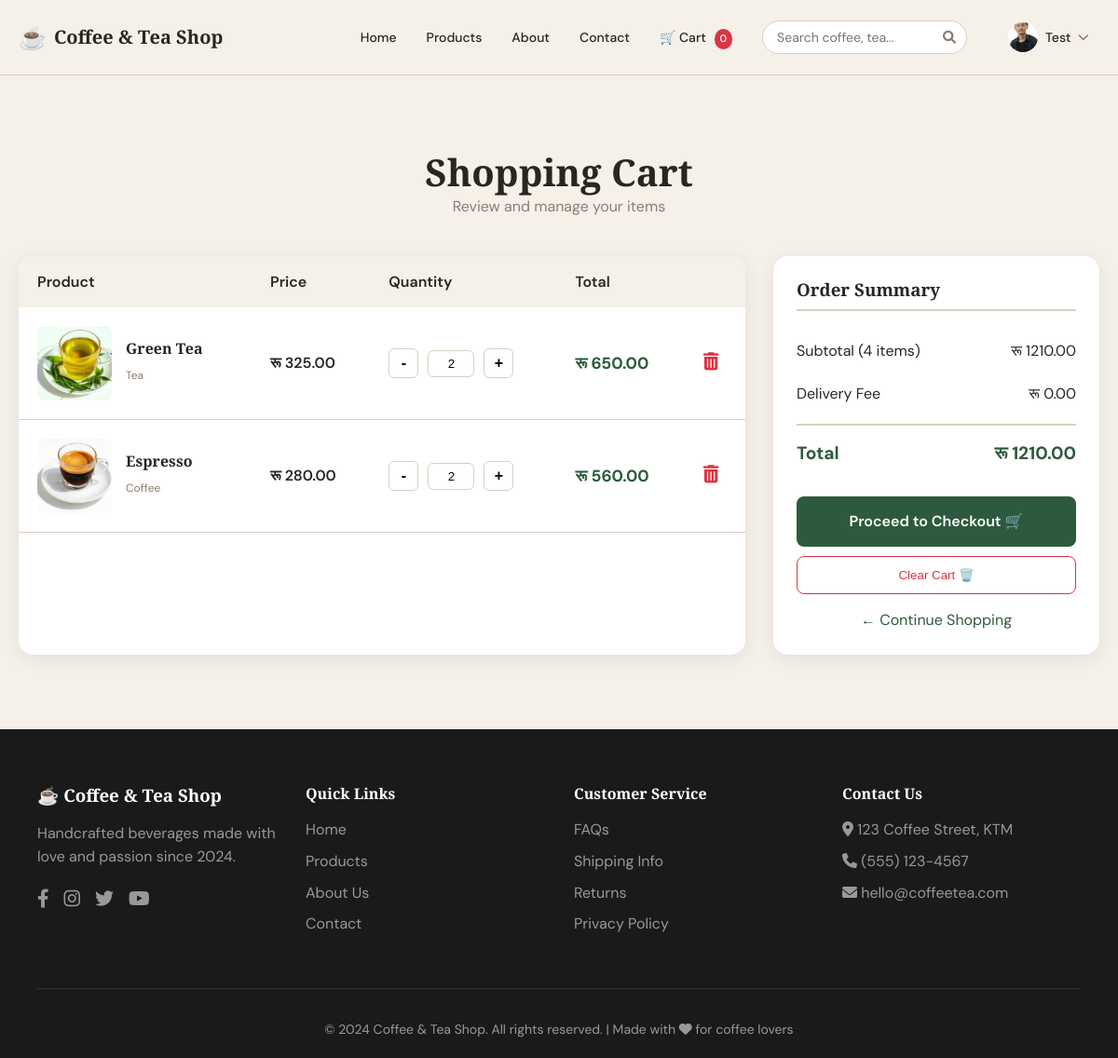
Page /cart/ (signed in) on the earlier database version.
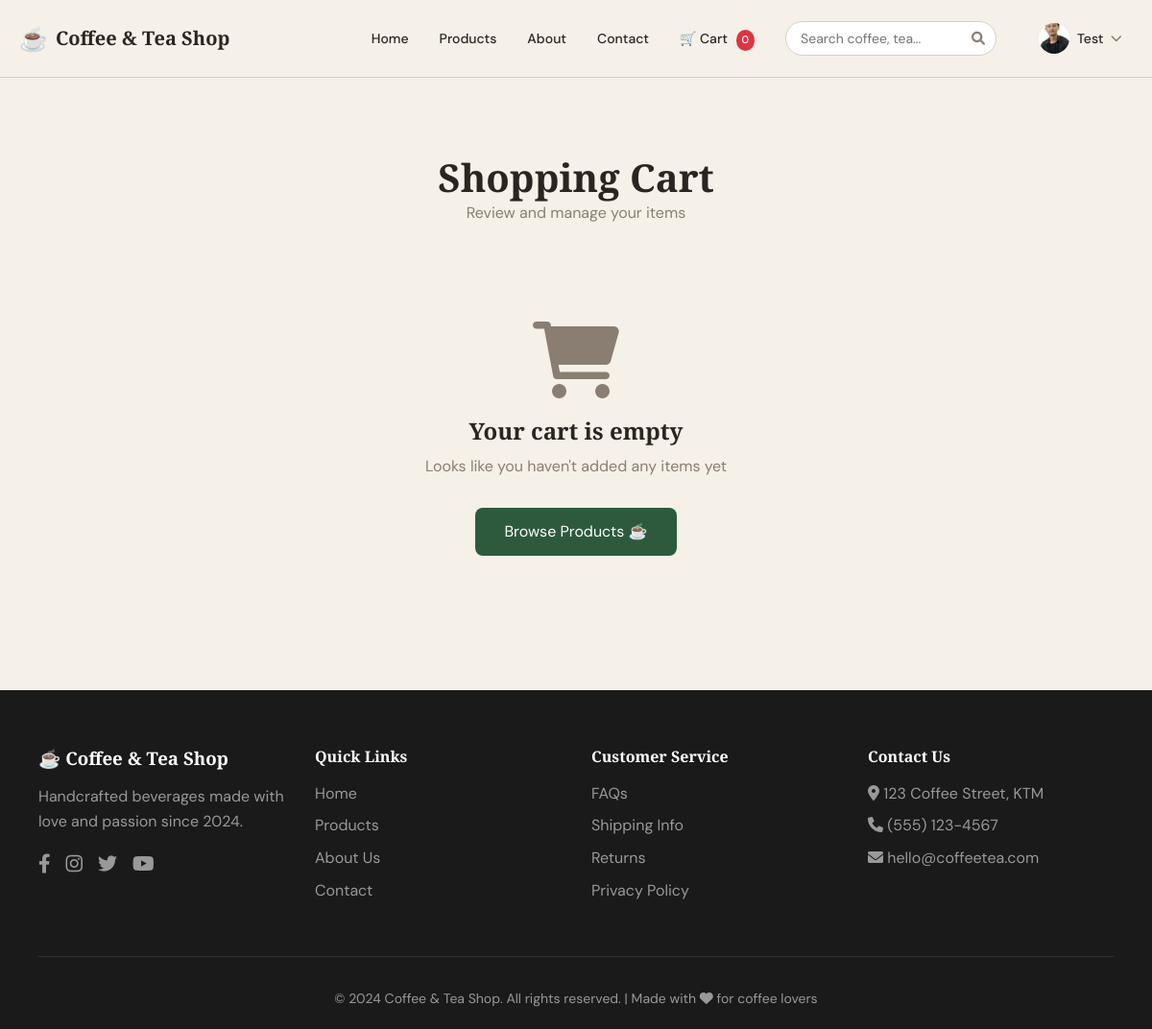
Same page on the later database version.
### apps/cart/models.py (models this page shows, shortened)
class CartItem(models.Model):
    cart = models.ForeignKey(Cart, on_delete=models.CASCADE, related_name='items')
    product = models.ForeignKey(Product, on_delete=models.CASCADE)
    quantity = models.PositiveIntegerField(default=1)
    price_at_add = models.DecimalField(max_digits=10, decimal_places=2)
    added_at = models.DateTimeField(auto_now_add=True)
    class Meta:
        unique_together = ['cart', 'product']
    def get_total_price(self):
        return self.price_at_add * self.quantity

### apps/products/models.py (models this page shows, shortened)
class Product(models.Model):
    category = models.ForeignKey(Category, on_delete=models.CASCADE, related_name='products', null=True, blank=True)
    name = models.CharField(max_length=200)
    slug = models.SlugField(unique=True, blank=True)
    description = models.TextField()
    price = models.DecimalField(max_digits=10, decimal_places=2)
    image = models.ImageField(upload_to='products/', blank=True, null=True)
    is_available = models.BooleanField(default=True)
    featured = models.BooleanField(default=False)
    created_at = models.DateTimeField(auto_now_add=True)
    updated_at = models.DateTimeField(auto_now=True)
    class Meta:
        ordering = ['-created_at']

class Category(models.Model):
    name = models.CharField(max_length=100)
    slug = models.SlugField(unique=True, blank=True)
    description = models.TextField(blank=True)
    image = models.ImageField(upload_to='categories/', blank=True, null=True)
    created_at = models.DateTimeField(auto_now_add=True)
    class Meta:
        verbose_name_plural = 'Categories'
        ordering = ['name']

### apps/cart/views.py (the view)
# urls.py: path('', views.cart_detail, name='cart_detail'),
def cart_detail(request):
    cart = get_cart(request)
    context = {
        'cart': cart,
        'cart_items': cart.items.all(),
        'total_price': cart.get_total_price(),
        'total_items': cart.get_total_items(),
    }
    return render(request, 'cart/cart.html', context)

### apps/cart/context_processors.py (called while the page is built)
def get_cart(request):
    if request.user.is_authenticated:
        cart, created = Cart.objects.get_or_create(user=request.user)
    else:
        if not request.session.session_key:
            request.session.create()
        cart, created = Cart.objects.get_or_create(session_key=request.session.session_key)
    return cart

def cart_count(request):
    try:
        cart = get_cart(request)
        return {'cart_total_items': cart.get_total_items()}
    except:
        return {'cart_total_items': 0}

### apps/cart/models.py (called while the page is built)
    def get_total_price(self):
        return sum(item.get_total_price() for item in self.items.all())

    def get_total_items(self):
        return sum(item.quantity for item in self.items.all())

### apps/cart/views.py (called while the page is built)
def get_cart(request):
    if request.user.is_authenticated:
        cart, created = Cart.objects.get_or_create(user=request.user)
    else:
        if not request.session.session_key:
            request.session.create()
        cart, created = Cart.objects.get_or_create(session_key=request.session.session_key)
    return cart

### apps/cart/templates/cart/cart.html (shortened to what this page needs)
{% extends 'base.html' %}
{% load static %}
{% block content %}
<section class="cart-page">
  <div class="cart-container">
    <div class="cart-header">
      <h1>Shopping Cart</h1>
      <p>Review and manage your items</p>
    </div>
    {% if cart_items %}
    <div class="cart-grid">
      <div class="cart-items">
        <table class="cart-table">
          <thead>
            <tr>
              <th>Product</th>
              <th>Price</th>
              <th>Quantity</th>
              <th>Total</th>
              <th></th>
            </tr>
          </thead>
          <tbody id="cart-items-body">
            {% for item in cart_items %}
            <tr id="cart-item-{{ item.id }}" data-item-id="{{ item.id }}">
              <td data-label="Product">
                <div class="cart-product">
                  <div class="cart-product-image">
                    {% if item.product.image %}
                      <img src="{{ item.product.image.url }}" alt="{{ item.product.name }}">
                    {% else %}
                      <img src="{% static 'images/placeholder.jpg' %}" alt="{{ item.product.name }}">
                    {% endif %}
                  </div>
                  <div class="cart-product-info">
                    <h3>{{ item.product.name }}</h3>
                    <span class="category">{{ item.product.category.name|default:"Coffee & Tea" }}</span>
                  </div>
                </div>
               </td>
              <td data-label="Price" class="cart-price">रू {{ item.price_at_add|floatformat:2 }}</td>
              <td data-label="Quantity">
                <div class="cart-quantity">
                  <button class="quantity-btn decrease" data-item-id="{{ item.id }}">-</button>
                  <input type="text" class="quantity-input" value="{{ item.quantity }}" readonly data-item-id="{{ item.id }}" id="qty-{{ item.id }}">
                  <button class="quantity-btn increase" data-item-id="{{ item.id }}">+</button>
                </div>
              </td>
              <td data-label="Total" class="cart-total" id="total-{{ item.id }}">रू {{ item.get_total_price|floatformat:2 }}</td>
              <td data-label="">
                <button class="remove-btn" data-item-id="{{ item.id }}" title="Remove">
                  <i class="fas fa-trash-alt"></i>
                </button>
              </td>
            </tr>
            {% endfor %}
          </tbody>
        </table>
      </div>
      <div class="cart-summary">
        <h3>Order Summary</h3>
        <div class="summary-row">
          <span>Subtotal (<span id="item-count">{{ total_items }}</span> items)</span>
          <span id="subtotal">रू {{ total_price|floatformat:2 }}</span>
        </div>
        <div class="summary-row">
          <span>Delivery Fee</span>
          <span>रू 0.00</span>
        </div>
        <div class="summary-row total">
          <span>Total</span>
          <span id="total-amount">रू {{ total_price|floatformat:2 }}</span>
        </div>
        {% if user.is_authenticated %}
          <a href="{% url 'orders:checkout' %}" class="checkout-btn">
            Proceed to Checkout 🛒
          </a>
        {% else %}
          <a href="/accounts/login/?next=/orders/checkout/" class="checkout-btn-login">
            Login to Checkout 🔐
          </a>
        {% endif %}
        <button class="clear-cart-btn" id="clearCartBtn">
          Clear Cart 🗑️
        </button>
        <a href="/products/" class="continue-shopping">← Continue Shopping</a>
      </div>
    </div>
    {% else %}
    <div class="empty-cart">
      <i class="fas fa-shopping-cart"></i>
      <h2>Your cart is empty</h2>
      <p>Looks like you haven't added any items yet</p>
      <a href="/products/" class="shop-now-btn">Browse Products ☕</a>
    </div>
    {% endif %}
  </div>
</section>
{% endblock %}

Differences in the rows shown:
removed CartItem: product.image (picture), product.name "Green Tea", product.category.name "Tea", price_at_add "325.00", quantity "2", get_total_price "650.00"
removed CartItem: product.image (picture), product.name "Espresso", product.category.name "Coffee", price_at_add "280.00", quantity "2", get_total_price "560.00"
Other differences:
{{ total_items }}: "4" → (not shown)
{{ total_price|floatformat:2 }}: "1210.00" → (not shown)
text no longer shown: "Product Price Quantity Total Order Summary Subtotal ( items) रू Delivery Fee रू 0.00 Total रू Proceed to Checkout 🛒 Clear Cart 🗑️ ← Continue Shopping"
text now shown: "Your cart is empty Looks like you haven't added any items yet Browse Products ☕"
